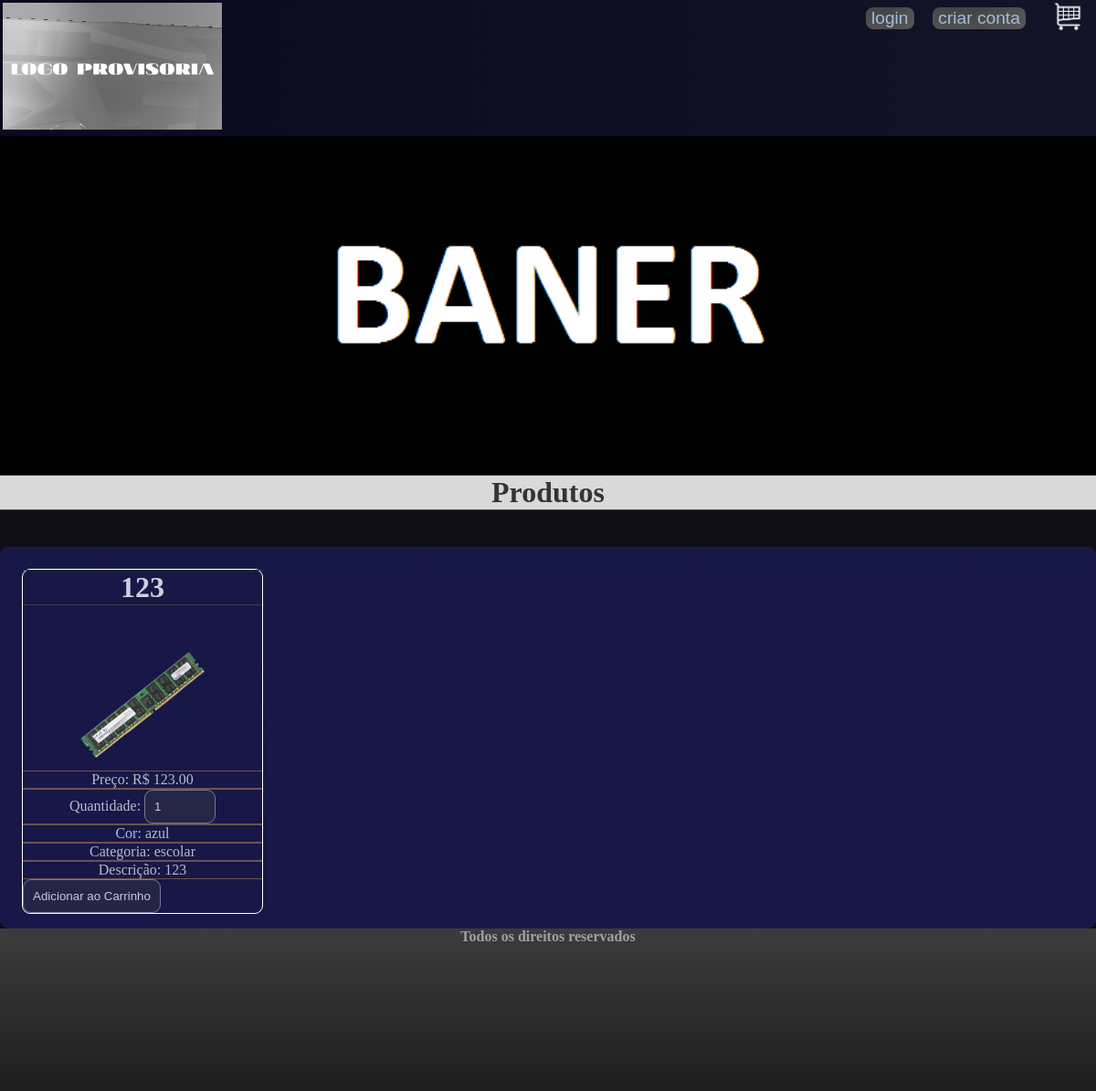
The page / on the database its author committed.
### tables this page shows
CREATE TABLE `produto` (
  `id_produto` int(11) NOT NULL,
  `nome_produto` varchar(80) NOT NULL,
  `preco_produto` decimal(10,2) NOT NULL,
  `quantidade_produto` varchar(100) NOT NULL,
  `fk_id_cores` int(11) DEFAULT NULL,
  `fk_id_categorias` int(11) DEFAULT NULL,
  `imagem` varchar(225) NOT NULL,
  `descricao` text NOT NULL
);

CREATE TABLE `cores` (
  `id_cores` int(11) NOT NULL,
  `opcoes_cores` varchar(50) NOT NULL
);

CREATE TABLE `categorias` (
  `id_categorias` int(11) NOT NULL,
  `opcoes_categorias` varchar(80) NOT NULL
);

### index.php (the view, shortened to what this page needs)
<?php
include_once('config.php');
$sql = "SELECT * FROM produto JOIN cores ON produto.fk_id_cores = cores.id_cores JOIN categorias ON produto.fk_id_categorias = categorias.id_categorias";
$result = $conexao->query($sql);
?>
<!doctype html>
<html lang="pt-br">
<head>
    <link rel="stylesheet" href="css/style.css">
</head>
<body>
<header>
    <div class="menu">
        <div>
            <a href="index.php">
                <li><img src="img/logo.png" class="imglogo" id="img1"></li>
            </a>
        </div>
        <div class="login">
            <?php
            if (empty($_SESSION['cpf'])) {
                echo "<button><a href='login.php'>login</a></button>";
            }
            ?>
            <button><a href="criar_conta.php">criar conta</a></button>
            <div class="carrinho">
                <a href="carrinho.php">
                    <img src="img/carrinho.png" alt="Carrinho" id="img2">
                </a>
            </div>
        </div>
    </div>
</header>
<main>
    <div class="main">
        <img src="img/teste.png" class="imagens" alt="">
        <h1 id="h1">Produtos</h1>
    </div>
    <div class='cards'>
        <?php while($row = $result->fetch_assoc()): ?>
        <div class="card">
            <form method="POST" action="carrinho.php">
                <label for="nome_produto"><h1><?php echo $row['nome_produto']?></h1></label>
                <div><center><img src="<?php echo $row["imagem"]; ?>" alt="erro" class="img1"></center></div>
                <div class="card_texto"><label for="preco_produto">Preço: R$ <?php echo $row['preco_produto']?></label>
                <input type="hidden" name="preco_produto" value="<?php echo $row['preco_produto']; ?>" readonly></div>
                <div class="card_texto"><label for="quantidade">Quantidade:</label>
                <input type="number" name="quantidade_produto" value="1" min="1" max="<?php echo $row['quantidade_produto'];?>"></div>
                <div class="card_texto"><label for="fk_id_cores">Cor: <?php echo $row['opcoes_cores']?></label>
                <input type="hidden" name="fk_id_cores" value="<?php echo $row['opcoes_cores']; ?>" readonly></div>
                <div class="card_texto"><label for="fk_id_categorias">Categoria: <?php echo $row['opcoes_categorias']?><input type="hidden" name="fk_id_categorias" value="<?php echo $row['opcoes_categorias']; ?>" readonly></div>
                <div class="card_texto"><label for="descricao">Descrição: <?php echo $row['descricao']?><input type="hidden" name="descricao" value="<?php echo $row['descricao']; ?>" readonly></div>
                <input type="submit" name="add_to_cart" value="Adicionar ao Carrinho">
            </form>
        </div>
        <?php endwhile; ?>
    </div>
</main>
<footer>
    <h2>Todos os direitos reservados</h2>
</footer>
</body>
</html>

### css/style.css (style rules this page uses)
body, * { margin: 0; }
body { background-image: linear-gradient(to top, rgb(11, 10, 24), rgb(18, 18, 20)); color: rgb(180, 190, 200); }
h1, h2, h4, h6 { text-align: center; color: rgb(200, 210, 220); }
#h1 { color: rgba(0, 0, 0, 0.76); background-color: #ffffffd7; }
h1 { border-top: 1px solid rgb(60, 60, 60); border-bottom: 1px solid rgb(60, 60, 60); margin-bottom: 5vh; }
h2 { margin-bottom: 20vh; font-size: medium; color: rgb(160, 160, 160); }
button { white-space: nowrap; cursor: pointer; font-size: larger; border: none; color: rgb(210, 210, 210); background: linear-gradient(rgba(80, 80, 80, 0.7), rgba(90, 90, 90, 0.8)) padding-box, linear-gradient(to right, #333333, #222222, #555555) border-box; border-radius: 8px; }
.login { margin-right: 1vw; width: 240px; height: 5vh; display: flex; justify-content: space-between; align-items: center; color: rgb(190, 190, 190); }
#img1 { margin: 3px; max-width: 20vw; max-height: 20vh; }
#img2 { max-width: 3vw; max-height: 5vh; padding-left: 0.7vw; }
.img1 { margin: 1%; border-radius: 19px; max-width: 24vw; max-height: 11vw; }
.menu { display: flex; justify-content: space-between; background-image: linear-gradient(to left, rgb(20, 20, 40), rgb(10, 10, 30)); }
li { list-style: none; flex-grow: 1; }
a { color: rgb(160, 190, 220); text-decoration: none; text-align: center; }
footer { display: flex; flex-wrap: nowrap; justify-content: space-around; background-image: linear-gradient(to top, rgb(30, 30, 30), rgb(60, 60, 60)); }
input, select { border-radius: 9px; background-color: #252545; border: 1px solid rgb(120, 120, 150); color: rgb(200, 200, 220); padding: 10px; }
::placeholder { color: rgb(180, 180, 180); }
.main { display: flex; flex-direction: column; overflow: hidden; }
.cards { padding-left: 10vw; background-color: #20206b94; overflow: hidden; display: grid; min-width: 19vw; border-radius: 9px; grid-template-columns: 24vw 24vw 24vw 24vw; padding: 1vw 1vw 1vh 1vw ; }
.card { border-radius: 9px; display: flex; border: 1px solid #ffffff; flex-direction: column; min-width: 19vw; margin: 1vw 1vw 1vh 1vw ; }
.card_texto { font-size: absolute 120% !important; text-align: center; border-top: 1px solid #6d5151; overflow: hidden ; border-bottom: 1px solid #6d5151; }

### rows shown on the page
produto: nome_produto "123", imagem (picture), preco_produto "123.00", fk_id_cores.opcoes_cores "azul", fk_id_categorias.opcoes_categorias "escolar", descricao "123"
